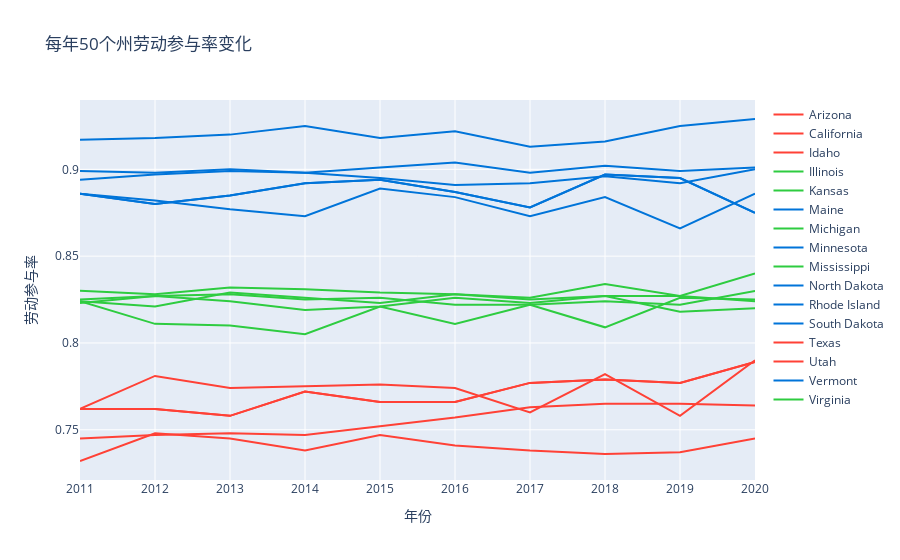

Here is the notebook cell this chart was saved with:
### Code cell
import plotly.graph_objs as go
import pandas as pd



# 计算每个州每年的排名百分比
df['pct_rank'] = df[df['year'] == 2011]['labour_force_participation'].rank(pct=True)

# 根据排名百分比将州分为三组
df['group'] = pd.cut(df['pct_rank'], bins=[0, 0.1, 0.45, 0.55, 0.9, 1.0], labels=[r'前10%', r'10%-45%', r'45%-55%', r'55%-90%', r'后10%'])

# 将每个州的数据单独处理并存储在字典中
states_data = {}
for state, data in df.groupby('state'):
    # 对数据按照年份进行排序
    data = data.sort_values('year')
    # 构造Plotly的Trace对象
    trace = go.Scatter(
        x=data['year'],
        y=data['labour_force_participation'],
        name=state,
        line=dict(width=2),
        mode='lines',
        text=data['labour_force_participation'],
        hovertemplate='<b>%{text:.2f}%</b><br>州: %{name}<br>年份: %{x}'
    )
    # 根据州属于哪个组分配对应的颜色
    if r'前10%' in data['group'].unique():
        
        trace.update(line=dict(color='#FF4136'))
        states_data[state] = trace

    elif r'后10%' in data['group'].unique():
        trace.update(line=dict(color='#0074D9'))
        states_data[state] = trace

    elif r'45%-55%' in data['group'].unique():
        trace.update(line=dict(color='#2ECC40'))
        states_data[state] = trace

    # 存储每个州的Trace对象

# 构造Plotly的Figure对象
fig = go.Figure(list(states_data.values()))

# 添加图表标题和轴标签
fig.update_layout(title='每年50个州劳动参与率变化',
                  xaxis_title='年份',
                  yaxis_title='劳动参与率')

# 显示图表
fig.show()

### Figure 1 — Plotly figure (JSON) as saved in the notebook; plotly's stock layout.template omitted (floating-point values rounded to 4 significant figures)
{"data": [{"hovertemplate": "<b>%{text:.2f}%</b><br>州: %{name}<br>年份: %{x}", "line": {"color": "#FF4136", "width": 2}, "mode": "lines", "name": "Arizona", "text": [0.762, 0.762, 0.758, 0.772, 0.766, 0.766, 0.777, 0.779, 0.777, 0.789], "type": "scatter", "x": [2011, 2012, 2013, 2014, 2015, 2016, 2017, 2018, 2019, 2020], "y": [0.762, 0.762, 0.758, 0.772, 0.766, 0.766, 0.777, 0.779, 0.777, 0.789]}, {"hovertemplate": "<b>%{text:.2f}%</b><br>州: %{name}<br>年份: %{x}", "line": {"color": "#FF4136", "width": 2}, "mode": "lines", "name": "California", "text": [0.745, 0.747, 0.748, 0.747, 0.752, 0.757, 0.763, 0.765, 0.765, 0.764], "type": "scatter", "x": [2011, 2012, 2013, 2014, 2015, 2016, 2017, 2018, 2019, 2020], "y": [0.745, 0.747, 0.748, 0.747, 0.752, 0.757, 0.763, 0.765, 0.765, 0.764]}, {"hovertemplate": "<b>%{text:.2f}%</b><br>州: %{name}<br>年份: %{x}", "line": {"color": "#FF4136", "width": 2}, "mode": "lines", "name": "Idaho", "text": [0.762, 0.781, 0.774, 0.775, 0.776, 0.774, 0.76, 0.782, 0.758, 0.79], "type": "scatter", "x": [2011, 2012, 2013, 2014, 2015, 2016, 2017, 2018, 2019, 2020], "y": [0.762, 0.781, 0.774, 0.775, 0.776, 0.774, 0.76, 0.782, 0.758, 0.79]}, {"hovertemplate": "<b>%{text:.2f}%</b><br>州: %{name}<br>年份: %{x}", "line": {"color": "#2ECC40", "width": 2}, "mode": "lines", "name": "Illinois", "text": [0.824, 0.811, 0.81, 0.805, 0.821, 0.811, 0.822, 0.824, 0.822, 0.83], "type": "scatter", "x": [2011, 2012, 2013, 2014, 2015, 2016, 2017, 2018, 2019, 2020], "y": [0.824, 0.811, 0.81, 0.805, 0.821, 0.811, 0.822, 0.824, 0.822, 0.83]}, {"hovertemplate": "<b>%{text:.2f}%</b><br>州: %{name}<br>年份: %{x}", "line": {"color": "#2ECC40", "width": 2}, "mode": "lines", "name": "Kansas", "text": [0.83, 0.828, 0.832, 0.831, 0.829, 0.828, 0.826, 0.834, 0.827, 0.84], "type": "scatter", "x": [2011, 2012, 2013, 2014, 2015, 2016, 2017, 2018, 2019, 2020], "y": [0.83, 0.828, 0.832, 0.831, 0.829, 0.828, 0.826, 0.834, 0.827, 0.84]}, {"hovertemplate": "<b>%{text:.2f}%</b><br>州: %{name}<br>年份: %{x}", "line": {"color": "#0074D9", "width": 2}, "mode": "lines", "name": "Maine", "text": [0.886, 0.88, 0.885, 0.892, 0.894, 0.887, 0.878, 0.897, 0.895, 0.875], "type": "scatter", "x": [2011, 2012, 2013, 2014, 2015, 2016, 2017, 2018, 2019, 2020], "y": [0.886, 0.88, 0.885, 0.892, 0.894, 0.887, 0.878, 0.897, 0.895, 0.875]}, {"hovertemplate": "<b>%{text:.2f}%</b><br>州: %{name}<br>年份: %{x}", "line": {"color": "#2ECC40", "width": 2}, "mode": "lines", "name": "Michigan", "text": [0.824, 0.821, 0.829, 0.826, 0.823, 0.828, 0.825, 0.827, 0.827, 0.824], "type": "scatter", "x": [2011, 2012, 2013, 2014, 2015, 2016, 2017, 2018, 2019, 2020], "y": [0.824, 0.821, 0.829, 0.826, 0.823, 0.828, 0.825, 0.827, 0.827, 0.824]}, {"hovertemplate": "<b>%{text:.2f}%</b><br>州: %{name}<br>年份: %{x}", "line": {"color": "#0074D9", "width": 2}, "mode": "lines", "name": "Minnesota", "text": [0.894, 0.897, 0.899, 0.898, 0.895, 0.891, 0.892, 0.896, 0.892, 0.9], "type": "scatter", "x": [2011, 2012, 2013, 2014, 2015, 2016, 2017, 2018, 2019, 2020], "y": [0.894, 0.897, 0.899, 0.898, 0.895, 0.891, 0.892, 0.896, 0.892, 0.9]}, {"hovertemplate": "<b>%{text:.2f}%</b><br>州: %{name}<br>年份: %{x}", "line": {"color": "#2ECC40", "width": 2}, "mode": "lines", "name": "Mississippi", "text": [0.823, 0.827, 0.828, 0.825, 0.826, 0.822, 0.822, 0.809, 0.826, 0.825], "type": "scatter", "x": [2011, 2012, 2013, 2014, 2015, 2016, 2017, 2018, 2019, 2020], "y": [0.823, 0.827, 0.828, 0.825, 0.826, 0.822, 0.822, 0.809, 0.826, 0.825]}, {"hovertemplate": "<b>%{text:.2f}%</b><br>州: %{name}<br>年份: %{x}", "line": {"color": "#0074D9", "width": 2}, "mode": "lines", "name": "North Dakota", "text": [0.886, 0.88, 0.885, 0.892, 0.894, 0.887, 0.878, 0.897, 0.895, 0.875], "type": "scatter", "x": [2011, 2012, 2013, 2014, 2015, 2016, 2017, 2018, 2019, 2020], "y": [0.886, 0.88, 0.885, 0.892, 0.894, 0.887, 0.878, 0.897, 0.895, 0.875]}, {"hovertemplate": "<b>%{text:.2f}%</b><br>州: %{name}<br>年份: %{x}", "line": {"color": "#0074D9", "width": 2}, "mode": "lines", "name": "Rhode Island", "text": [0.886, 0.882, 0.877, 0.873, 0.889, 0.884, 0.873, 0.884, 0.866, 0.886], "type": "scatter", "x": [2011, 2012, 2013, 2014, 2015, 2016, 2017, 2018, 2019, 2020], "y": [0.886, 0.882, 0.877, 0.873, 0.889, 0.884, 0.873, 0.884, 0.866, 0.886]}, {"hovertemplate": "<b>%{text:.2f}%</b><br>州: %{name}<br>年份: %{x}", "line": {"color": "#0074D9", "width": 2}, "mode": "lines", "name": "South Dakota", "text": [0.899, 0.898, 0.9, 0.898, 0.901, 0.904, 0.898, 0.902, 0.899, 0.901], "type": "scatter", "x": [2011, 2012, 2013, 2014, 2015, 2016, 2017, 2018, 2019, 2020], "y": [0.899, 0.898, 0.9, 0.898, 0.901, 0.904, 0.898, 0.902, 0.899, 0.901]}, {"hovertemplate": "<b>%{text:.2f}%</b><br>州: %{name}<br>年份: %{x}", "line": {"color": "#FF4136", "width": 2}, "mode": "lines", "name": "Texas", "text": [0.732, 0.748, 0.745, 0.738, 0.747, 0.741, 0.738, 0.736, 0.737, 0.745], "type": "scatter", "x": [2011, 2012, 2013, 2014, 2015, 2016, 2017, 2018, 2019, 2020], "y": [0.732, 0.748, 0.745, 0.738, 0.747, 0.741, 0.738, 0.736, 0.737, 0.745]}, {"hovertemplate": "<b>%{text:.2f}%</b><br>州: %{name}<br>年份: %{x}", "line": {"color": "#FF4136", "width": 2}, "mode": "lines", "name": "Utah", "text": [0.762, 0.762, 0.758, 0.772, 0.766, 0.766, 0.777, 0.779, 0.777, 0.789], "type": "scatter", "x": [2011, 2012, 2013, 2014, 2015, 2016, 2017, 2018, 2019, 2020], "y": [0.762, 0.762, 0.758, 0.772, 0.766, 0.766, 0.777, 0.779, 0.777, 0.789]}, {"hovertemplate": "<b>%{text:.2f}%</b><br>州: %{name}<br>年份: %{x}", "line": {"color": "#0074D9", "width": 2}, "mode": "lines", "name": "Vermont", "text": [0.917, 0.918, 0.92, 0.925, 0.918, 0.922, 0.913, 0.916, 0.925, 0.929], "type": "scatter", "x": [2011, 2012, 2013, 2014, 2015, 2016, 2017, 2018, 2019, 2020], "y": [0.917, 0.918, 0.92, 0.925, 0.918, 0.922, 0.913, 0.916, 0.925, 0.929]}, {"hovertemplate": "<b>%{text:.2f}%</b><br>州: %{name}<br>年份: %{x}", "line": {"color": "#2ECC40", "width": 2}, "mode": "lines", "name": "Virginia", "text": [0.825, 0.827, 0.824, 0.819, 0.821, 0.826, 0.823, 0.827, 0.818, 0.82], "type": "scatter", "x": [2011, 2012, 2013, 2014, 2015, 2016, 2017, 2018, 2019, 2020], "y": [0.825, 0.827, 0.824, 0.819, 0.821, 0.826, 0.823, 0.827, 0.818, 0.82]}], "layout": {"title": {"text": "每年50个州劳动参与率变化"}, "xaxis": {"title": {"text": "年份"}}, "yaxis": {"title": {"text": "劳动参与率"}}}}
